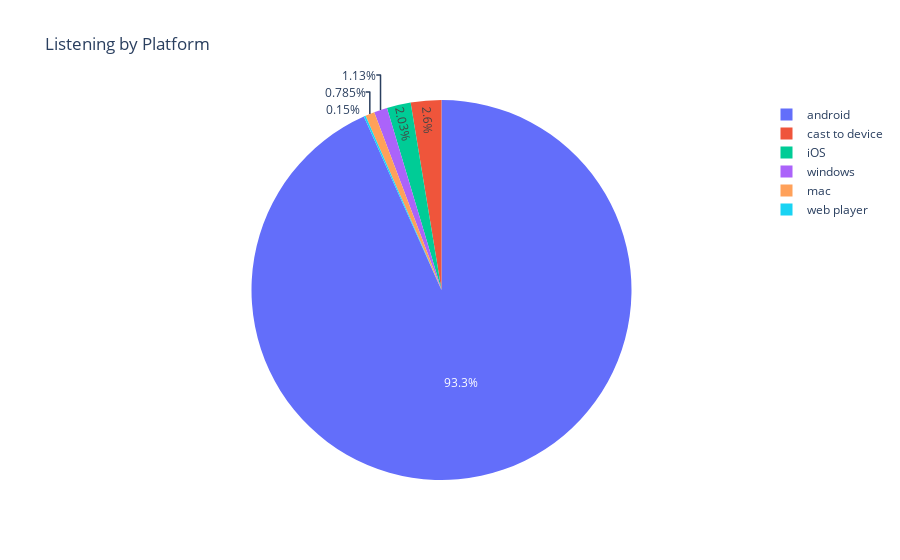

Notebook cell for this chart:
### Code cell
fig = px.pie(
    values=platform_counts.values, 
    names=platform_counts.index,
    title='Listening by Platform'
)
fig.show()

### Figure 1 — Plotly figure (JSON) as saved in the notebook; plotly's stock layout.template omitted (floating-point values rounded to 4 significant figures)
{"data": [{"domain": {"x": [0, 1], "y": [0, 1]}, "hovertemplate": "label=%{label}<br>value=%{value}<extra></extra>", "labels": ["android", "cast to device", "iOS", "windows", "mac", "web player"], "legendgroup": "", "name": "", "showlegend": true, "type": "pie", "values": [139821, 3898, 3049, 1691, 1176, 225]}], "layout": {"autosize": true, "legend": {"tracegroupgap": 0}, "title": {"text": "Listening by Platform"}}}
